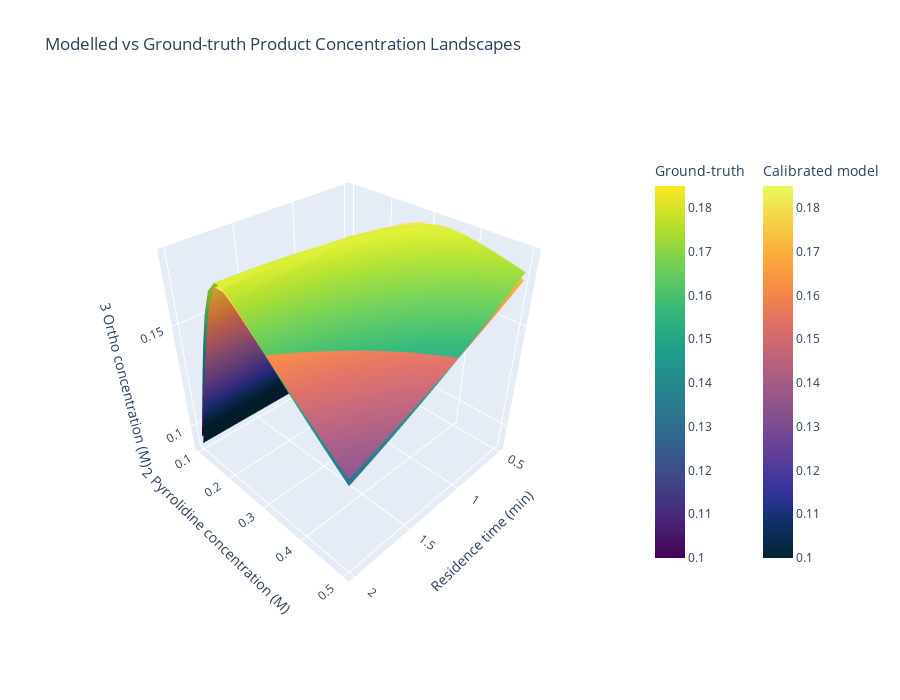

Write notebook code for a chart like this one.
### Code cell
# Compare ortho product concentration landscape of the calibrated model against the ground-truth at 100 oC
# The two product concentration landscapes overlap with each other, indicating kinetics parameters are well fitted
operation_params = [
    ({"param": "Temperature"}, 100), # oC
    ({"param": "Residence_Time"}, np.linspace(0.5, 2, 16)), # min
    ({"param": "Concentration", "stream": "Continuous_Flow", "species": "prld"}, np.linspace(0.1, 0.5, 21)), # mol/L
]
pyrrolidine_snar.plot_product_conc_landscape_with_ground_truth(operation_params, cal_kinetics_params)

### Figure 1 — Plotly figure (JSON) as saved in the notebook; plotly's stock layout.template omitted (floating-point values rounded to 4 significant figures; data arrays with more than 128 entries replaced by an {"elided": "..."} marker saying what was removed)
{"data": [{"cmax": 0.185, "cmin": 0.1, "colorbar": {"len": 0.8, "title": {"text": "Ground-truth"}, "x": 1.05}, "colorscale": [[0, "#440154"], [0.1111, "#482878"], [0.2222, "#3e4989"], [0.3333, "#31688e"], [0.4444, "#26828e"], [0.5556, "#1f9e89"], [0.6667, "#35b779"], [0.7778, "#6ece58"], [0.8889, "#b5de2b"], [1, "#fde725"]], "name": "Ground-truth", "showscale": true, "type": "surface", "x": {"elided": "16x21 float values"}, "y": {"elided": "16x21 float values"}, "z": {"elided": "16x21 float values"}}, {"cmax": 0.185, "cmin": 0.1, "colorbar": {"len": 0.8, "title": {"text": "Calibrated model"}, "x": 1.25}, "colorscale": [[0, "rgb(3, 35, 51)"], [0.09091, "rgb(13, 48, 100)"], [0.1818, "rgb(53, 50, 155)"], [0.2727, "rgb(93, 62, 153)"], [0.3636, "rgb(126, 77, 143)"], [0.4545, "rgb(158, 89, 135)"], [0.5455, "rgb(193, 100, 121)"], [0.6364, "rgb(225, 113, 97)"], [0.7273, "rgb(246, 139, 69)"], [0.8182, "rgb(251, 173, 60)"], [0.9091, "rgb(246, 211, 70)"], [1, "rgb(231, 250, 90)"]], "name": "Calibrated model", "showscale": true, "type": "surface", "x": {"elided": "16x21 float values"}, "y": {"elided": "16x21 float values"}, "z": {"elided": "16x21 float values"}}], "layout": {"height": 700, "scene": {"camera": {"eye": {"x": 1.5, "y": 1.5, "z": 1.5}}, "xaxis": {"tickmode": "array", "tickvals": [0.5, 1, 1.5, 2], "title": {"text": "Residence time (min)"}}, "yaxis": {"tickmode": "array", "tickvals": [0.1, 0.2, 0.3, 0.4, 0.5], "title": {"text": "2 Pyrrolidine concentration (M)"}}, "zaxis": {"tickmode": "array", "tickvals": [0.05, 0.1, 0.15, 0.2], "title": {"text": "3 Ortho concentration (M)"}}}, "title": {"text": "Modelled vs Ground-truth Product Concentration Landscapes"}, "width": 900}}
